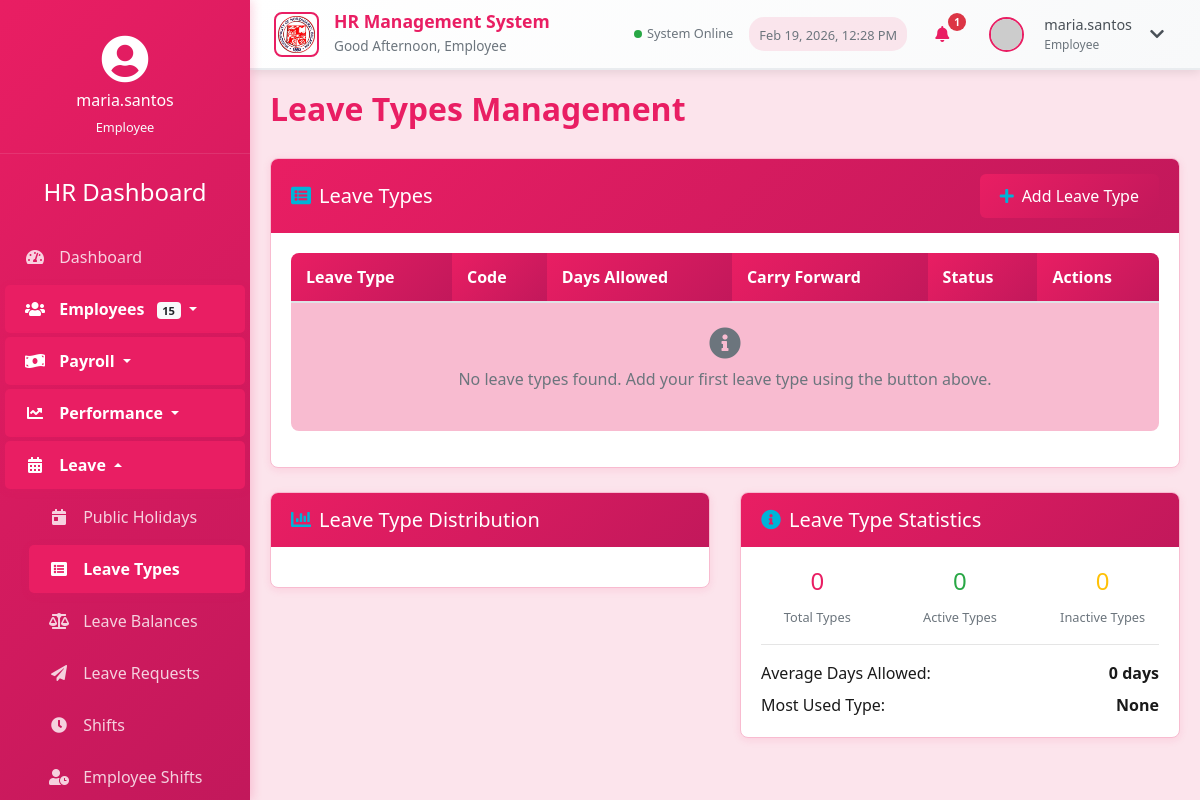
The app's page /leave_types.php (signed in), older data.
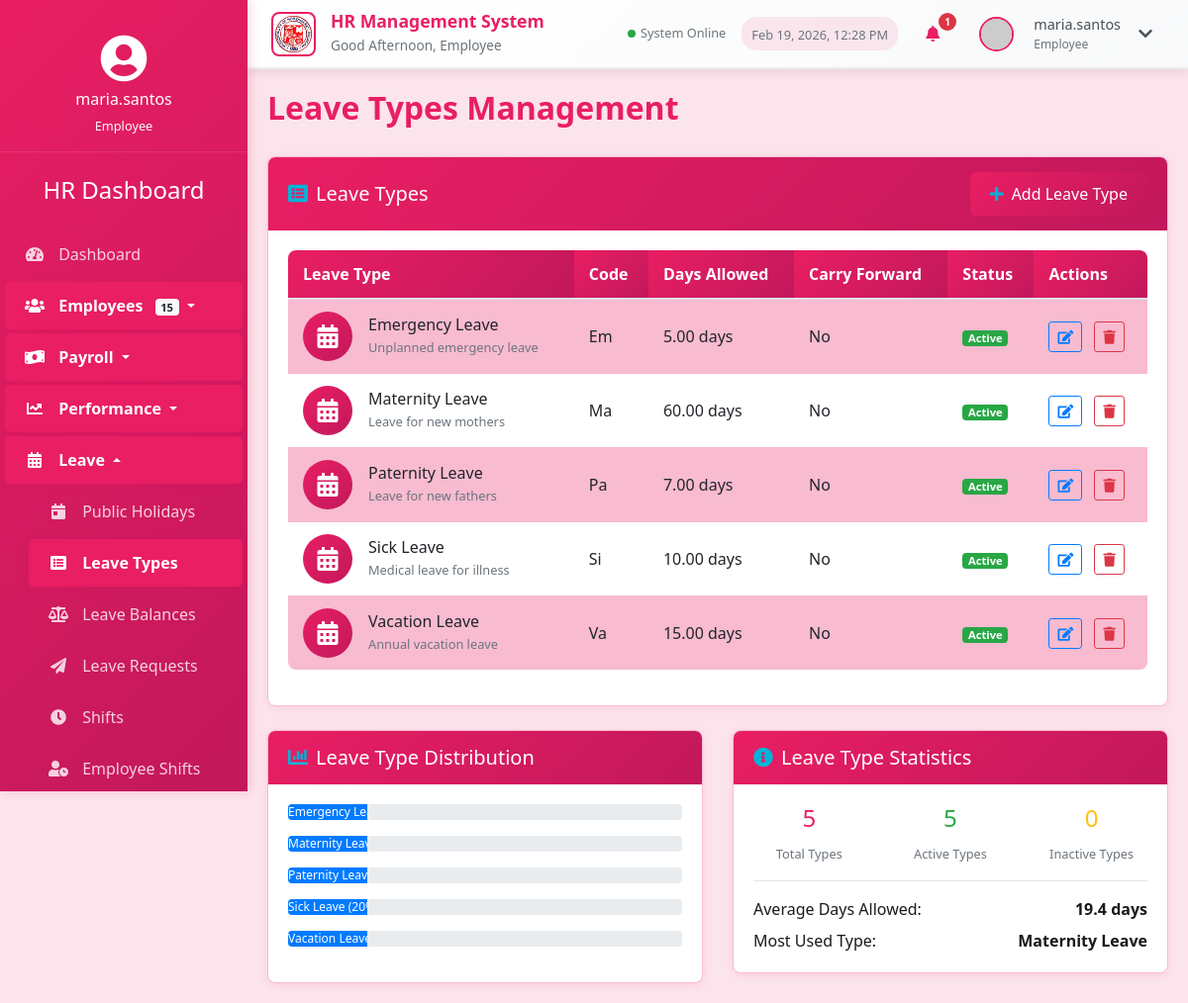
The same page, newer data.
### tables this page shows
CREATE TABLE `leave_types` (
  `leave_type_id` int(11) NOT NULL,
  `leave_type_name` varchar(50) NOT NULL,
  `description` text DEFAULT NULL,
  `paid` tinyint(1) DEFAULT 1,
  `default_days` decimal(5,2) DEFAULT 0.00,
  `carry_forward` tinyint(1) DEFAULT 0,
  `max_carry_forward_days` decimal(5,2) DEFAULT 0.00,
  `created_at` timestamp NOT NULL DEFAULT current_timestamp(),
  `updated_at` timestamp NOT NULL DEFAULT current_timestamp() ON UPDATE current_timestamp()
);

### dp.php (called while the page is built, shortened)
<?php
require_once 'config.php';
function getLeaveTypes() {
    global $conn;
    try {
        $sql = "SELECT * FROM leave_types ORDER BY leave_type_name";
        $stmt = $conn->query($sql);
        return $stmt->fetchAll(PDO::FETCH_ASSOC);
    } catch (PDOException $e) {
        return [];
    }
}
?>

### leave_types.php (the view, shortened to what the rows shown need)
<?php
require_once 'dp.php';
$leaveTypes = getLeaveTypes();
?>
<!DOCTYPE html>
<html lang="en">
<head>
    <link rel="stylesheet" href="https://stackpath.bootstrapcdn.com/bootstrap/4.5.2/css/bootstrap.min.css">
    <link rel="stylesheet" href="https://cdnjs.cloudflare.com/ajax/libs/font-awesome/5.15.1/css/all.min.css">
    <link rel="stylesheet" href="styles.css?v=rose">
</head>
<body>
    <div class="container-fluid">
        <div class="row">
            <div class="main-content">
                <h2 class="section-title">Leave Types Management</h2>
                <div class="row mb-4">
                    <div class="col-md-12">
                        <div class="card">
                            <div class="card-body">
                                <div class="table-responsive">
                                    <table class="table table-striped">
                                        <thead>
                                            <tr>
                                                <th>Leave Type</th>
                                                <th>Code</th>
                                                <th>Days Allowed</th>
                                                <th>Carry Forward</th>
                                                <th>Status</th>
                                                <th>Actions</th>
                                            </tr>
                                        </thead>
                                        <tbody>
                                            <?php if (empty($leaveTypes)): ?>
                                                <tr>
                                                    <td colspan="6" class="text-center text-muted py-4">
                                                        <i class="fas fa-info-circle fa-2x mb-2"></i>
                                                        <p>No leave types found. Add your first leave type using the button above.</p>
                                                    </td>
                                                </tr>
                                            <?php else: ?>
                                                <?php foreach ($leaveTypes as $leaveType): ?>
                                                <tr>
                                                    <td>
                                                        <div class="d-flex align-items-center">
                                                            <div class="leave-icon mr-3">
                                                                <i class="fas fa-calendar-alt"></i>
                                                            </div>
                                                            <div>
                                                                <h6 class="mb-0"><?php echo htmlspecialchars($leaveType['leave_type_name']); ?></h6>
                                                                <small class="text-muted"><?php echo htmlspecialchars($leaveType['description']); ?></small>
                                                            </div>
                                                        </div>
                                                    </td>
                                                    <td><?php echo substr(htmlspecialchars($leaveType['leave_type_name']), 0, 2); ?></td>
                                                    <td><?php echo htmlspecialchars($leaveType['default_days']); ?> days</td>
                                                    <td><?php echo $leaveType['carry_forward'] ? htmlspecialchars($leaveType['max_carry_forward_days']) . ' days' : 'No'; ?></td>
                                                    <td><span class="badge badge-success">Active</span></td>
                                                    <td>
                                                        <form method="POST" style="display:inline;">
                                                            <button type="button" class="btn btn-sm btn-outline-primary mr-2" data-toggle="modal" data-target="#editLeaveTypeModal"
                                                                    data-id="<?php echo $leaveType['leave_type_id']; ?>"
                                                                    data-name="<?php echo htmlspecialchars($leaveType['leave_type_name']); ?>"
                                                                    data-description="<?php echo htmlspecialchars($leaveType['description']); ?>"
                                                                    data-paid="<?php echo $leaveType['paid']; ?>"
                                                                    data-days="<?php echo $leaveType['default_days']; ?>"
                                                                    data-carryforward="<?php echo $leaveType['carry_forward']; ?>"
                                                                    data-maxcarryforward="<?php echo $leaveType['max_carry_forward_days']; ?>">
                                                                <i class="fas fa-edit"></i>
                                                            </button>
                                                        </form>
                                                        <form method="POST" style="display:inline;">
                                                            <button type="submit" class="btn btn-sm btn-outline-danger" name="deleteLeaveType" onclick="return confirm('Are you sure you want to delete this leave type?')">
                                                                <i class="fas fa-trash"></i>
                                                            </button>
                                                        </form>
                                                    </td>
                                                </tr>
                                                <?php endforeach; ?>
                                            <?php endif; ?>
                                        </tbody>
                                    </table>
                                </div>
                            </div>
                        </div>
                    </div>
                </div>
                <div class="row">
                    <div class="col-md-6">
                        <div class="card">
                            <div class="card-body">
                                <?php
                                $mostUsedType = 'None';
                                $maxDays = 0;
                                foreach ($leaveTypes as $leaveType) {
                                    if ($leaveType['default_days'] > $maxDays) {
                                        $maxDays = $leaveType['default_days'];
                                        $mostUsedType = $leaveType['leave_type_name'];
                                    }
                                }
                                ?>
                                <div class="d-flex justify-content-between">
                                    <span>Most Used Type:</span>
                                    <strong><?php echo htmlspecialchars($mostUsedType); ?></strong>
                                </div>
                            </div>
                        </div>
                    </div>
                </div>
            </div>
        </div>
    </div>
</body>
</html>

Row changes from the older to the newer data that the page shows:
added leave_types: leave_type_name "Emergency Leave", description "Unplanned emergency leave", leave_type_name "Em", default_days "5.00", carry_forward "No"
added leave_types: leave_type_name "Maternity Leave", description "Leave for new mothers", leave_type_name "Ma", default_days "60.00", carry_forward "No"
added leave_types: leave_type_name "Paternity Leave", description "Leave for new fathers", leave_type_name "Pa", default_days "7.00", carry_forward "No"
added leave_types: leave_type_name "Sick Leave", description "Medical leave for illness", leave_type_name "Si", default_days "10.00", carry_forward "No"
added leave_types: leave_type_name "Vacation Leave", description "Annual vacation leave", leave_type_name "Va", default_days "15.00", carry_forward "No"
Text that changed along with them:
$totalLeaveTypes: "0" → "5"
$activeTypes: "0" → "5"
$averageDays: "0" → "19.4"
$mostUsedType: "None" → (not shown)
new list line: "Emergency…"
new list line: "Maternity…"
new list line: "Paternity…"
new list line: "Sick Leave ( 20"
new list line: "Vacation…"
text no longer shown: "No leave types found. Add your first leave type using the button above."
